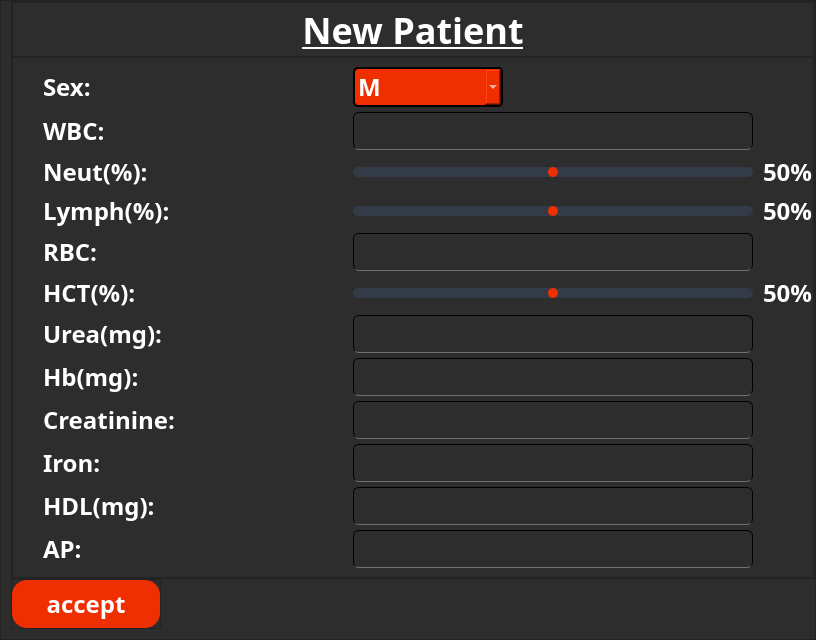
         <widget class="QWidget" name="New_patient_page">
          <property name="styleSheet">
           <string notr="true">
*{
	font-family:century gothic;
	font-size:24px;
	color: white;
	font-weight: bold;
}


QLineEdit{
	
	background:transparent;
	border:1px solid;
	color:white;
	border-bottom:1px solid #717072;
	border-radius:6px;
}

QSlider{
	margin:0px;
	
}

QSlider::groove:horizontal{
	
	border-radius:5px;
	margin:0px;
	height:10px;
	background-color: rgb(52, 59, 72);
}

QSlider::groove:horizontal:hover{
	background-color: rgb(90, 102, 125);
}

QSlider::handle:horizontal{
	border:none;
	height:10px;
	width:10px;
	margin:0px;
	border-radius:5px;
	background-color: rgb(240, 47, 0);
}

QSlider::handle:horizontal:hover{
	background:#B02300;
}

QSlider::handle:horizontal:pressed{
	background:#701600;
}
</string>
          </property>
          <layout class="QVBoxLayout" name="verticalLayout_7">
           <property name="spacing">
            <number>0</number>
           </property>
           <property name="leftMargin">
            <number>0</number>
           </property>
           <property name="topMargin">
            <number>0</number>
           </property>
           <property name="rightMargin">
            <number>0</number>
           </property>
           <property name="bottomMargin">
            <number>0</number>
           </property>
           <item>
            <widget class="QFrame" name="frame_content">
             <property name="styleSheet">
              <string notr="true">background-color: rgb(45, 45, 45);</string>
             </property>
             <property name="frameShape">
              <enum>QFrame::StyledPanel</enum>
             </property>
             <property name="frameShadow">
              <enum>QFrame::Raised</enum>
             </property>
             <layout class="QVBoxLayout" name="verticalLayout_5">
              <property name="spacing">
               <number>0</number>
              </property>
              <property name="leftMargin">
               <number>10</number>
              </property>
              <property name="topMargin">
               <number>0</number>
              </property>
              <property name="rightMargin">
               <number>0</number>
              </property>
              <property name="bottomMargin">
               <number>10</number>
              </property>
              <item>
               <widget class="QFrame" name="frame_mainbody">
                <property name="frameShape">
                 <enum>QFrame::StyledPanel</enum>
                </property>
                <property name="frameShadow">
                 <enum>QFrame::Raised</enum>
                </property>
                <layout class="QVBoxLayout" name="verticalLayout_6">
                 <property name="spacing">
                  <number>0</number>
                 </property>
                 <property name="leftMargin">
                  <number>0</number>
                 </property>
                 <property name="topMargin">
                  <number>0</number>
                 </property>
                 <property name="rightMargin">
                  <number>0</number>
                 </property>
                 <property name="bottomMargin">
                  <number>0</number>
                 </property>
                 <item>
                  <widget class="QFrame" name="frame_title">
                   <property name="minimumSize">
                    <size>
                     <width>0</width>
                     <height>55</height>
                    </size>
                   </property>
                   <property name="maximumSize">
                    <size>
                     <width>16777215</width>
                     <height>55</height>
                    </size>
                   </property>
                   <property name="frameShape">
                    <enum>QFrame::StyledPanel</enum>
                   </property>
                   <property name="frameShadow">
                    <enum>QFrame::Raised</enum>
                   </property>
                   <layout class="QHBoxLayout" name="horizontalLayout_3">
                    <property name="spacing">
                     <number>0</number>
                    </property>
                    <property name="leftMargin">
                     <number>0</number>
                    </property>
                    <property name="topMargin">
                     <number>0</number>
                    </property>
                    <property name="rightMargin">
                     <number>0</number>
                    </property>
                    <property name="bottomMargin">
                     <number>0</number>
                    </property>
                    <item>
                     <widget class="QLabel" name="label_title">
                      <property name="font">
                       <font>
                        <family>century gothic</family>
                        <weight>75</weight>
                        <bold>true</bold>
                        <underline>true</underline>
                       </font>
                      </property>
                      <property name="styleSheet">
                       <string notr="true">text-decoration:underline;
font-size:36px;

</string>
                      </property>
                      <property name="text">
                       <string>New Patient</string>
                      </property>
                      <property name="alignment">
                       <set>Qt::AlignCenter</set>
                      </property>
                     </widget>
                    </item>
                   </layout>
                  </widget>
                 </item>
                 <item alignment="Qt::AlignLeft">
                  <widget class="QFrame" name="frame_body">
                   <property name="minimumSize">
                    <size>
                     <width>0</width>
                     <height>0</height>
                    </size>
                   </property>
                   <property name="frameShape">
                    <enum>QFrame::StyledPanel</enum>
                   </property>
                   <property name="frameShadow">
                    <enum>QFrame::Raised</enum>
                   </property>
                   <layout class="QGridLayout" name="gridLayout" columnstretch="0,0,0" columnminimumwidth="300,0,0">
                    <property name="leftMargin">
                     <number>30</number>
                    </property>
                    <property name="rightMargin">
                     <number>0</number>
                    </property>
                    <property name="horizontalSpacing">
                     <number>10</number>
                    </property>
                    <property name="verticalSpacing">
                     <number>5</number>
                    </property>
                    <item row="7" column="1">
                     <widget class="QLineEdit" name="lineEdit_Hb">
                      <property name="sizePolicy">
                       <sizepolicy hsizetype="Fixed" vsizetype="Fixed">
                        <horstretch>0</horstretch>
                        <verstretch>0</verstretch>
                       </sizepolicy>
                      </property>
                      <property name="minimumSize">
                       <size>
                        <width>400</width>
                        <height>0</height>
                       </size>
                      </property>
                     </widget>
                    </item>
                    <item row="8" column="0">
                     <widget class="QLabel" name="label_Creatini">
                      <property name="frameShape">
                       <enum>QFrame::NoFrame</enum>
                      </property>
                      <property name="text">
                       <string>Creatinine:</string>
                      </property>
                     </widget>
                    </item>
                    <item row="8" column="1">
                     <widget class="QLineEdit" name="lineEdit_Creatinine">
                      <property name="sizePolicy">
                       <sizepolicy hsizetype="Fixed" vsizetype="Fixed">
                        <horstretch>0</horstretch>
                        <verstretch>0</verstretch>
                       </sizepolicy>
                      </property>
                      <property name="minimumSize">
                       <size>
                        <width>400</width>
                        <height>0</height>
                       </size>
                      </property>
                     </widget>
                    </item>
                    <item row="9" column="0">
                     <widget class="QLabel" name="label_Iron">
                      <property name="text">
                       <string>Iron:</string>
                      </property>
                     </widget>
                    </item>
                    <item row="9" column="1">
                     <widget class="QLineEdit" name="lineEdit_Iron">
                      <property name="sizePolicy">
                       <sizepolicy hsizetype="Fixed" vsizetype="Fixed">
                        <horstretch>0</horstretch>
                        <verstretch>0</verstretch>
                       </sizepolicy>
                      </property>
                      <property name="minimumSize">
                       <size>
                        <width>400</width>
                        <height>0</height>
                       </size>
                      </property>
                     </widget>
                    </item>
                    <item row="10" column="0">
                     <widget class="QLabel" name="label_HDL">
                      <property name="text">
                       <string>HDL(mg):</string>
                      </property>
                     </widget>
                    </item>
                    <item row="6" column="0">
                     <widget class="QLabel" name="label_Urea">
                      <property name="frameShape">
                       <enum>QFrame::NoFrame</enum>
                      </property>
                      <property name="text">
                       <string>Urea(mg):</string>
                      </property>
                     </widget>
                    </item>
                    <item row="3" column="2">
                     <widget class="QLabel" name="label_Lymph_value">
                      <property name="text">
                       <string>50%</string>
                      </property>
                     </widget>
                    </item>
                    <item row="0" column="1">
                     <widget class="QComboBox" name="comboBox_Sex">
                      <property name="maximumSize">
                       <size>
                        <width>150</width>
                        <height>16777215</height>
                       </size>
                      </property>
                      <property name="styleSheet">
                       <string notr="true">*{
	background-color: rgb(240, 47, 0);
	border: 2px solid black;
	border-radius: 5px;
	
}

QAbstractItemView {
	selection-background-color:#701600;
	outline:none;
	margin:-1px;
	padding: 2px 2px 2px 2px;
}

::down-arrow{
	image: url(:/Icons/arrow-down-16.png);
}
</string>
                      </property>
                      <item>
                       <property name="text">
                        <string>M</string>
                       </property>
                      </item>
                      <item>
                       <property name="text">
                        <string>F</string>
                       </property>
                      </item>
                     </widget>
                    </item>
                    <item row="4" column="1">
                     <widget class="QLineEdit" name="lineEdit_RBC">
                      <property name="sizePolicy">
                       <sizepolicy hsizetype="Fixed" vsizetype="Fixed">
                        <horstretch>0</horstretch>
                        <verstretch>0</verstretch>
                       </sizepolicy>
                      </property>
                      <property name="minimumSize">
                       <size>
                        <width>400</width>
                        <height>0</height>
                       </size>
                      </property>
                     </widget>
                    </item>
                    <item row="4" column="0">
                     <widget class="QLabel" name="label_RBC">
                      <property name="text">
                       <string>RBC:</string>
                      </property>
                     </widget>
                    </item>
                    <item row="5" column="1">
                     <widget class="QSlider" name="Slider_HCT">
                      <property name="sizePolicy">
                       <sizepolicy hsizetype="Fixed" vsizetype="Fixed">
                        <horstretch>0</horstretch>
                        <verstretch>0</verstretch>
                       </sizepolicy>
                      </property>
                      <property name="minimumSize">
                       <size>
                        <width>400</width>
                        <height>0</height>
                       </size>
                      </property>
                      <property name="maximum">
                       <number>100</number>
                      </property>
                      <property name="sliderPosition">
                       <number>50</number>
                      </property>
                      <property name="orientation">
                       <enum>Qt::Horizontal</enum>
                      </property>
                      <property name="tickPosition">
                       <enum>QSlider::TicksBelow</enum>
                      </property>
                      <property name="tickInterval">
                       <number>10</number>
                      </property>
                     </widget>
                    </item>
                    <item row="7" column="0">
                     <widget class="QLabel" name="label_Hb">
                      <property name="text">
                       <string>Hb(mg):</string>
                      </property>
                     </widget>
                    </item>
                    <item row="6" column="1">
                     <widget class="QLineEdit" name="lineEdit_Urea">
                      <property name="sizePolicy">
                       <sizepolicy hsizetype="Fixed" vsizetype="Fixed">
                        <horstretch>0</horstretch>
                        <verstretch>0</verstretch>
                       </sizepolicy>
                      </property>
                      <property name="minimumSize">
                       <size>
                        <width>400</width>
                        <height>0</height>
                       </size>
                      </property>
                     </widget>
                    </item>
                    <item row="0" column="0">
                     <widget class="QLabel" name="label_sex">
                      <property name="font">
                       <font>
                        <family>century gothic</family>
                        <weight>75</weight>
                        <bold>true</bold>
                       </font>
                      </property>
                      <property name="styleSheet">
                       <string notr="true"/>
                      </property>
                      <property name="text">
                       <string>Sex:</string>
                      </property>
                      <property name="alignment">
                       <set>Qt::AlignLeading|Qt::AlignLeft|Qt::AlignVCenter</set>
                      </property>
                     </widget>
                    </item>
                    <item row="1" column="1">
                     <widget class="QLineEdit" name="lineEdit_WBC">
                      <property name="sizePolicy">
                       <sizepolicy hsizetype="Fixed" vsizetype="Fixed">
                        <horstretch>0</horstretch>
                        <verstretch>0</verstretch>
                       </sizepolicy>
                      </property>
                      <property name="minimumSize">
                       <size>
                        <width>400</width>
                        <height>0</height>
                       </size>
                      </property>
                      <property name="inputMask">
                       <string/>
                      </property>
                      <property name="text">
                       <string/>
                      </property>
                      <property name="placeholderText">
                       <string/>
                      </property>
                     </widget>
                    </item>
                    <item row="2" column="2">
                     <widget class="QLabel" name="label_Neut_value">
                      <property name="text">
                       <string>50%</string>
                      </property>
                     </widget>
                    </item>
                    <item row="1" column="0">
                     <widget class="QLabel" name="label_WBC">
                      <property name="text">
                       <string>WBC:</string>
                      </property>
                     </widget>
                    </item>
                    <item row="5" column="0">
                     <widget class="QLabel" name="label_HCT">
                      <property name="text">
                       <string>HCT(%):</string>
                      </property>
                     </widget>
                    </item>
                    <item row="10" column="1">
                     <widget class="QLineEdit" name="lineEdit_HDL">
                      <property name="sizePolicy">
                       <sizepolicy hsizetype="Fixed" vsizetype="Fixed">
                        <horstretch>0</horstretch>
                        <verstretch>0</verstretch>
                       </sizepolicy>
                      </property>
                      <property name="minimumSize">
                       <size>
                        <width>400</width>
                        <height>0</height>
                       </size>
                      </property>
                     </widget>
                    </item>
                    <item row="11" column="1">
                     <widget class="QLineEdit" name="lineEdit_AP">
                      <property name="sizePolicy">
                       <sizepolicy hsizetype="Fixed" vsizetype="Fixed">
                        <horstretch>0</horstretch>
                        <verstretch>0</verstretch>
                       </sizepolicy>
                      </property>
                      <property name="minimumSize">
                       <size>
                        <width>400</width>
                        <height>0</height>
                       </size>
                      </property>
                     </widget>
                    </item>
                    <item row="11" column="0">
                     <widget class="QLabel" name="label_AP">
                      <property name="text">
                       <string>AP:</string>
                      </property>
                     </widget>
                    </item>
                    <item row="5" column="2">
                     <widget class="QLabel" name="label_HCT_value">
                      <property name="text">
                       <string>50%</string>
                      </property>
                      <property name="alignment">
                       <set>Qt::AlignLeading|Qt::AlignLeft|Qt::AlignTop</set>
                      </property>
                     </widget>
                    </item>
                    <item row="2" column="0">
                     <widget class="QLabel" name="label_Neut">
                      <property name="text">
                       <string>Neut(%):</string>
                      </property>
                     </widget>
                    </item>
                    <item row="2" column="1">
                     <widget class="QSlider" name="Slider_Neut">
                      <property name="sizePolicy">
                       <sizepolicy hsizetype="Fixed" vsizetype="Fixed">
                        <horstretch>0</horstretch>
                        <verstretch>0</verstretch>
                       </sizepolicy>
                      </property>
                      <property name="minimumSize">
                       <size>
                        <width>400</width>
                        <height>0</height>
                       </size>
                      </property>
                      <property name="maximum">
                       <number>100</number>
                      </property>
                      <property name="value">
                       <number>50</number>
                      </property>
                      <property name="sliderPosition">
                       <number>50</number>
                      </property>
                      <property name="orientation">
                       <enum>Qt::Horizontal</enum>
                      </property>
                      <property name="invertedAppearance">
                       <bool>false</bool>
                      </property>
                      <property name="tickPosition">
                       <enum>QSlider::TicksBelow</enum>
                      </property>
                      <property name="tickInterval">
                       <number>10</number>
                      </property>
                     </widget>
                    </item>
                    <item row="3" column="0">
                     <widget class="QLabel" name="label_Lymph">
                      <property name="text">
                       <string>Lymph(%):</string>
                      </property>
                     </widget>
                    </item>
                    <item row="3" column="1">
                     <widget class="QSlider" name="Slider_Lymph">
                      <property name="sizePolicy">
                       <sizepolicy hsizetype="Fixed" vsizetype="Fixed">
                        <horstretch>0</horstretch>
                        <verstretch>0</verstretch>
                       </sizepolicy>
                      </property>
                      <property name="minimumSize">
                       <size>
                        <width>400</width>
                        <height>0</height>
                       </size>
                      </property>
                      <property name="maximum">
                       <number>100</number>
                      </property>
                      <property name="sliderPosition">
                       <number>50</number>
                      </property>
                      <property name="orientation">
                       <enum>Qt::Horizontal</enum>
                      </property>
                      <property name="tickPosition">
                       <enum>QSlider::TicksBelow</enum>
                      </property>
                      <property name="tickInterval">
                       <number>10</number>
                      </property>
                     </widget>
                    </item>
                   </layout>
                  </widget>
                 </item>
                </layout>
               </widget>
              </item>
              <item alignment="Qt::AlignLeft">
               <widget class="QFrame" name="frame_navigation">
                <property name="minimumSize">
                 <size>
                  <width>150</width>
                  <height>50</height>
                 </size>
                </property>
                <property name="maximumSize">
                 <size>
                  <width>150</width>
                  <height>50</height>
                 </size>
                </property>
                <property name="frameShape">
                 <enum>QFrame::StyledPanel</enum>
                </property>
                <property name="frameShadow">
                 <enum>QFrame::Raised</enum>
                </property>
                <layout class="QHBoxLayout" name="horizontalLayout_7">
                 <property name="spacing">
                  <number>0</number>
                 </property>
                 <property name="leftMargin">
                  <number>0</number>
                 </property>
                 <property name="topMargin">
                  <number>0</number>
                 </property>
                 <property name="rightMargin">
                  <number>0</number>
                 </property>
                 <property name="bottomMargin">
                  <number>0</number>
                 </property>
                 <item>
                  <widget class="QPushButton" name="btn_accept">
                   <property name="sizePolicy">
                    <sizepolicy hsizetype="Expanding" vsizetype="Expanding">
                     <horstretch>0</horstretch>
                     <verstretch>0</verstretch>
                    </sizepolicy>
                   </property>
                   <property name="styleSheet">
                    <string notr="true">*{
	background-color: rgb(240, 47, 0);
	border-radius:15px;
}
:hover{
	color:white;
	background:#B02300;
}

:pressed{
	background:#701600;
}</string>
                   </property>
                   <property name="text">
                    <string>accept</string>
                   </property>
                  </widget>
                 </item>
                </layout>
               </widget>
              </item>
             </layout>
            </widget>
           </item>
          </layout>
         </widget>
